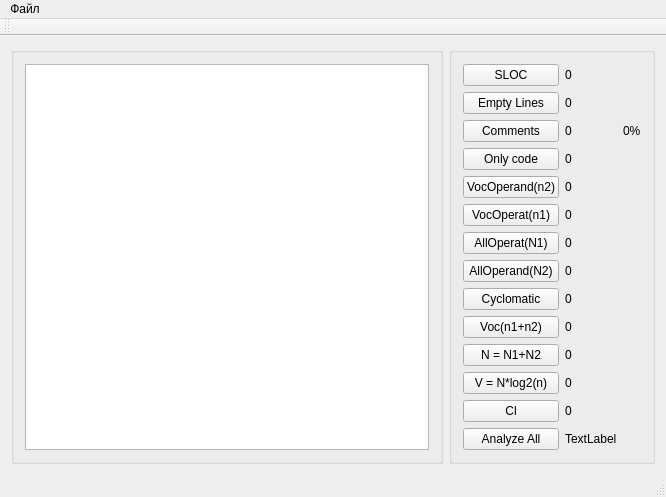
<?xml version="1.0" encoding="UTF-8"?>
<ui version="4.0">
 <class>MainWindow</class>
 <widget class="QMainWindow" name="MainWindow">
  <property name="geometry">
   <rect>
    <x>0</x>
    <y>0</y>
    <width>666</width>
    <height>495</height>
   </rect>
  </property>
  <property name="windowTitle">
   <string>MainWindow</string>
  </property>
  <widget class="QWidget" name="centralWidget">
   <layout class="QHBoxLayout" name="horizontalLayout">
    <item>
     <widget class="QGroupBox" name="groupBox_2">
      <property name="title">
       <string/>
      </property>
      <layout class="QGridLayout" name="gridLayout_2">
       <item row="0" column="0">
        <widget class="QPlainTextEdit" name="plainTextEdit">
         <property name="plainText">
          <string/>
         </property>
        </widget>
       </item>
      </layout>
     </widget>
    </item>
    <item>
     <widget class="QGroupBox" name="groupBox">
      <property name="title">
       <string/>
      </property>
      <layout class="QGridLayout" name="gridLayout">
       <item row="2" column="2">
        <widget class="QLabel" name="label_5">
         <property name="text">
          <string>0%</string>
         </property>
        </widget>
       </item>
       <item row="4" column="1">
        <widget class="QLabel" name="label_6">
         <property name="text">
          <string>0</string>
         </property>
        </widget>
       </item>
       <item row="5" column="0">
        <widget class="QPushButton" name="VocOperatn1">
         <property name="text">
          <string>VocOperat(n1)</string>
         </property>
        </widget>
       </item>
       <item row="8" column="0">
        <widget class="QPushButton" name="Cyclomatic">
         <property name="text">
          <string>Cyclomatic</string>
         </property>
        </widget>
       </item>
       <item row="8" column="1">
        <widget class="QLabel" name="label_10">
         <property name="text">
          <string>0</string>
         </property>
        </widget>
       </item>
       <item row="6" column="0">
        <widget class="QPushButton" name="AllOperatN1">
         <property name="text">
          <string>AllOperat(N1)</string>
         </property>
        </widget>
       </item>
       <item row="4" column="0">
        <widget class="QPushButton" name="VocOperandn2">
         <property name="text">
          <string>VocOperand(n2)</string>
         </property>
        </widget>
       </item>
       <item row="6" column="1">
        <widget class="QLabel" name="label_8">
         <property name="text">
          <string>0</string>
         </property>
        </widget>
       </item>
       <item row="0" column="1">
        <widget class="QLabel" name="label">
         <property name="text">
          <string>0</string>
         </property>
        </widget>
       </item>
       <item row="0" column="0">
        <widget class="QPushButton" name="SLOC">
         <property name="text">
          <string>SLOC</string>
         </property>
        </widget>
       </item>
       <item row="1" column="0">
        <widget class="QPushButton" name="EmptyLines">
         <property name="text">
          <string>Empty Lines</string>
         </property>
        </widget>
       </item>
       <item row="1" column="1">
        <widget class="QLabel" name="label_2">
         <property name="text">
          <string>0</string>
         </property>
        </widget>
       </item>
       <item row="10" column="0">
        <widget class="QPushButton" name="N">
         <property name="text">
          <string>N = N1+N2</string>
         </property>
        </widget>
       </item>
       <item row="10" column="1">
        <widget class="QLabel" name="label_12">
         <property name="text">
          <string>0</string>
         </property>
        </widget>
       </item>
       <item row="9" column="0">
        <widget class="QPushButton" name="Voc">
         <property name="text">
          <string>Voc(n1+n2)</string>
         </property>
        </widget>
       </item>
       <item row="3" column="0">
        <widget class="QPushButton" name="OnlyCode">
         <property name="text">
          <string>Only code</string>
         </property>
        </widget>
       </item>
       <item row="12" column="0">
        <widget class="QPushButton" name="CI">
         <property name="text">
          <string>Cl</string>
         </property>
        </widget>
       </item>
       <item row="12" column="1">
        <widget class="QLabel" name="label_14">
         <property name="text">
          <string>0</string>
         </property>
        </widget>
       </item>
       <item row="11" column="1">
        <widget class="QLabel" name="label_13">
         <property name="text">
          <string>0</string>
         </property>
        </widget>
       </item>
       <item row="11" column="0">
        <widget class="QPushButton" name="V">
         <property name="text">
          <string>V = N*log2(n)</string>
         </property>
        </widget>
       </item>
       <item row="2" column="1">
        <widget class="QLabel" name="label_3">
         <property name="text">
          <string>0</string>
         </property>
        </widget>
       </item>
       <item row="9" column="1">
        <widget class="QLabel" name="label_11">
         <property name="text">
          <string>0</string>
         </property>
        </widget>
       </item>
       <item row="2" column="0">
        <widget class="QPushButton" name="Comments">
         <property name="text">
          <string>Comments</string>
         </property>
        </widget>
       </item>
       <item row="7" column="1">
        <widget class="QLabel" name="label_9">
         <property name="text">
          <string>0</string>
         </property>
        </widget>
       </item>
       <item row="5" column="1">
        <widget class="QLabel" name="label_7">
         <property name="text">
          <string>0</string>
         </property>
        </widget>
       </item>
       <item row="7" column="0">
        <widget class="QPushButton" name="AllOperandN2">
         <property name="text">
          <string>AllOperand(N2)</string>
         </property>
        </widget>
       </item>
       <item row="13" column="0">
        <widget class="QPushButton" name="buttonAnalyze">
         <property name="text">
          <string>Analyze All</string>
         </property>
        </widget>
       </item>
       <item row="3" column="1" colspan="2">
        <widget class="QLabel" name="label_4">
         <property name="text">
          <string>0</string>
         </property>
        </widget>
       </item>
       <item row="13" column="1">
        <widget class="QLabel" name="label_77">
         <property name="text">
          <string>TextLabel</string>
         </property>
        </widget>
       </item>
      </layout>
     </widget>
    </item>
   </layout>
  </widget>
  <widget class="QMenuBar" name="menuBar">
   <property name="geometry">
    <rect>
     <x>0</x>
     <y>0</y>
     <width>666</width>
     <height>20</height>
    </rect>
   </property>
   <widget class="QMenu" name="fileMenu">
    <property name="title">
     <string>Файл</string>
    </property>
    <addaction name="loadAction"/>
   </widget>
   <addaction name="fileMenu"/>
  </widget>
  <widget class="QToolBar" name="mainToolBar">
   <attribute name="toolBarArea">
    <enum>TopToolBarArea</enum>
   </attribute>
   <attribute name="toolBarBreak">
    <bool>false</bool>
   </attribute>
  </widget>
  <widget class="QStatusBar" name="statusBar"/>
  <action name="loadAction">
   <property name="text">
    <string>Загрузить</string>
   </property>
  </action>
 </widget>
 <layoutdefault spacing="6" margin="11"/>
 <resources/>
 <connections/>
</ui>
